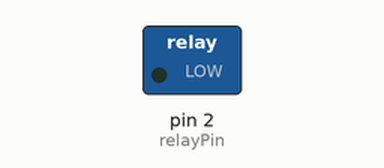
Simulated run of this sketch. Board: Arduino Uno, built with avr-gcc and run on an emulated ATmega328P. On the bench: switched loads named in the sketch (green lamp = pin HIGH).

Above: at 2.5 s.
At 7.5 s:
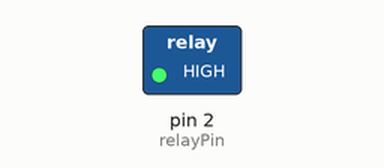
Timing chart, 0 to 13.0 s (numbered marks = the images above):
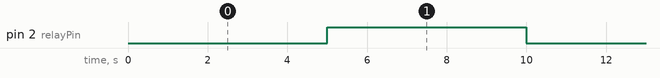

Measured:
- by itself, pin 2 (relayPin): alternates HIGH for 5.0 s and LOW for 5.0 s

The sketch:

controlling_relay.ino
```cpp
// Define relay pin
int relayPin = 2;

// Setup
void setup() {
    // Set pin to output
    pinMode(relayPin, OUTPUT);
}

// Main loop
void loop() {

    // Switch betwen state
    digitalWrite(relayPin, LOW);
    delay(5000);
    digitalWrite(relayPin,HIGH);
    delay(5000);

}
```
